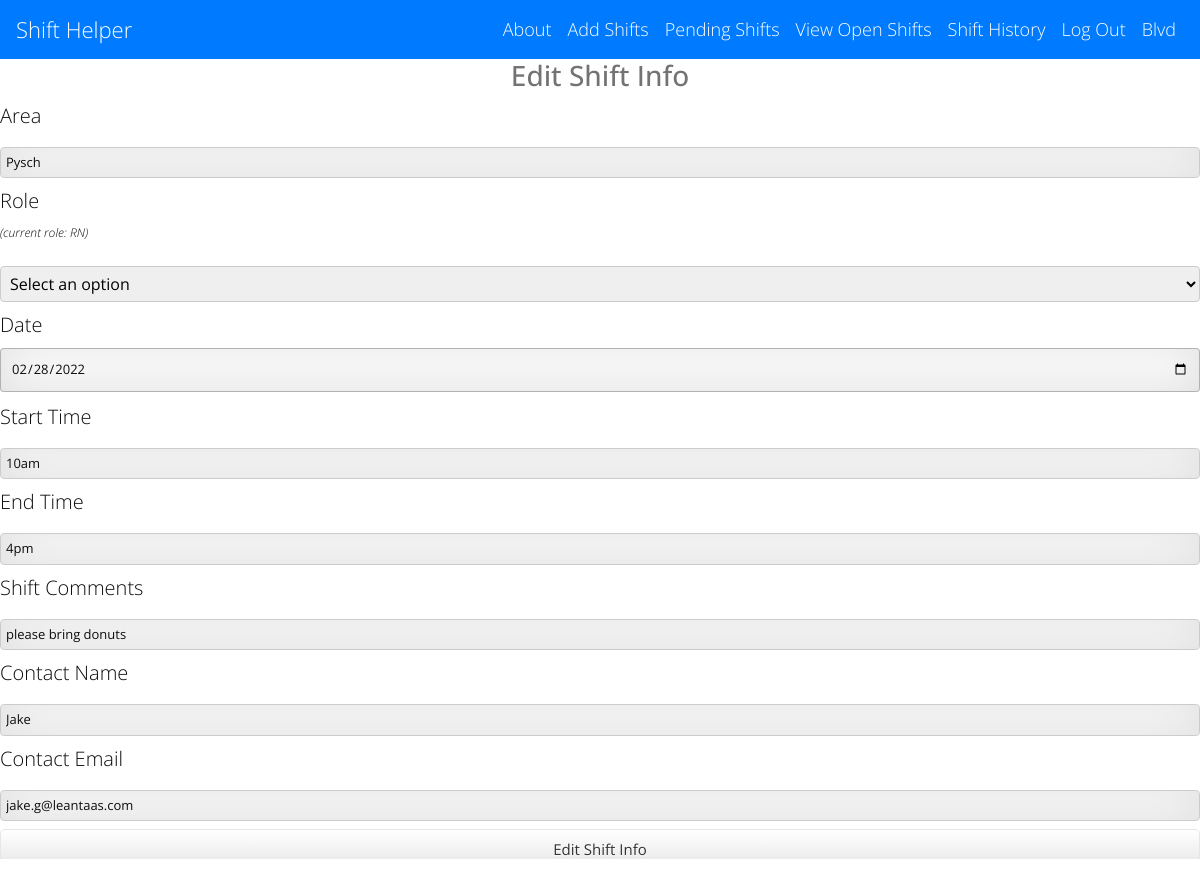
Page /edit_shift?id=1 (signed in) on the committed database.
### main.py (models this page shows)
class Hospital(UserMixin, db.Model):
    id = db.Column(db.Integer, primary_key=True)
    hospital_name = db.Column(db.String(1000))
    admin_name = db.Column(db.String(1000))
    admin_email = db.Column(db.String(100))
    admin_password = db.Column(db.String(1000))
    staff_password = db.Column(db.String(1000))
    created_date = db.Column(db.TIMESTAMP)

class Shifts(db.Model):
    shift_id = db.Column(db.Integer, primary_key=True)
    hospital_id = db.Column(db.Integer)
    area = db.Column(db.String)
    role = db.Column(db.String)
    date = db.Column(db.Date)
    start_time = db.Column(db.String)
    end_time = db.Column(db.String)
    comments = db.Column(db.String)
    status = db.Column(db.String)
    picked_up_by = db.Column(db.String)
    approved_dt_tm = db.Column(db.TIMESTAMP)
    create_dt_tm = db.Column(db.TIMESTAMP)
    contact_name = db.Column(db.String)
    contact_email = db.Column(db.String)

### main.py (the view, shortened to what this page needs)
@app.route('/edit_shift', methods=['GET', 'POST'])
@login_required
def edit_shift():
    cur_hospital = Hospital.query.get(current_user.id)
    shift_id = request.args.get('id')
    shift_info = Shifts.query.get(shift_id)
    print(shift_info.area)
    return render_template("edit_shift.html", shift=shift_info, hospital=cur_hospital, logged_in=True)

### main.py (called while the page is built)
@login_manager.user_loader
def load_user(user_id):
    return Hospital.query.get(int(user_id))

### templates/edit_shift.html (shortened to what this page needs)
{% extends 'base.html' %}
{% block content %}
<body>
<div class="edit-shift-form">
    <h3>Edit Shift Info</h3>
    <form class="edit-shift-form" action="{{ url_for('edit_shift') }}" method="POST">
        <label>Area</label>
        <input type="text" name="area" value="{{ shift.area }}">
        <label for="role">Role</label>
        <p id="current_role">(current role: {{ shift.role }})</p>
        <select name="role" id="role">
            <option value="{{ shift.role }}" selected hidden>Select an option</option>
        </select>
        <label for="date">Date</label>
        <input type="date" name="date" value="{{ shift.date }}">
        <label for="start_time">Start Time</label>
        <input type="text" name="start_time" value="{{ shift.start_time }}">
        <label for="end_time">End Time</label>
        <input type="text" name="end_time" value="{{ shift.end_time }}">
        <label for="comments">Shift Comments</label>
        <input type="text" name="comments" value="{{ shift.comments }}">
        <label for="contact_name">Contact Name</label>
        <input type="text" name="contact_name" value="{{ shift.contact_name }}">
        <label for="contact_email">Contact Email</label>
        <input type="text" name="contact_email" value="{{ shift.contact_email }}">
        <button type="submit" class="btn btn-block btn-large">Edit Shift Info</button>
    </form>
</div>
</body>
{% endblock %}

### templates/base.html (shortened to what this page needs)
<!DOCTYPE html>
<html>
<head>
    <link rel="stylesheet" href="//use.fontawesome.com/releases/v5.0.7/css/all.css">
    <link rel="stylesheet" href="https://stackpath.bootstrapcdn.com/bootstrap/4.5.2/css/bootstrap.min.css">
    <link rel="stylesheet" type="text/css" href="https://cdn.datatables.net/1.11.4/css/jquery.dataTables.min.css">
    <link rel="stylesheet" href="{{ url_for('static', filename='css/styles.css')}}">
</head>
<body>
<nav class="navbar navbar-expand-lg navbar-dark bg-primary">
  <a class="navbar-brand" href="/">Shift Helper</a>
  <div class="collapse navbar-collapse">
      <ul class = "navbar-nav ml-auto">
          <li class="nav-item">
              <a class="nav-link" href="{{ url_for('about') }}">About</a>
          </li>
          {% if logged_in: %}
              {% if current_user.is_authenticated: %}
          <li class="nav-item">
              <a class="nav-link" href="{{ url_for('add_shifts') }}">Add Shifts</a>
          </li>
          <li class="nav-item">
              <a class="nav-link" href="{{ url_for('pending_shifts') }}">Pending Shifts</a>
          </li>
              {% endif %}
          <li class="nav-item">
              <a class="nav-link" href="{{ url_for('shifts', hospital_id=hospital.id) }}">View Open Shifts</a>
          </li>
        <li class="nav-item">
              <a class="nav-link" href="{{ url_for('shift_history', hospital_id=hospital.id) }}">Shift History</a>
          </li>
          <li class="nav-item">
              <a class="nav-link" href="{{ url_for('logout') }}">Log Out</a>
          </li>
          <li class="nav-item">
              <a class="nav-link" href="">{{ hospital.hospital_name }}</a>
          </li>
          {% endif %}
      </ul>
  </div>
</nav>
       {% block content %}
       {% endblock %}
</body>
</html>

### static/css/styles.css (style rules this page uses)
.btn { display: inline-block; *display: inline; *zoom: 1; padding: 4px 10px 4px; margin-bottom: 0; font-size: 13px; line-height: 18px; color: #333333; text-align: center;text-shadow: 0 1px 1px rgba(255, 255, 255, 0.75); vertical-align: middle; background-color: #f5f5f5; background-image: -moz-linear-gradient(top, #ffffff, #e6e6e6); background-image: -ms-linear-gradient(top, #ffffff, #e6e6e6); background-image: -webkit-gradient(linear, 0 0, 0 100%, from(#ffffff), to(#e6e6e6)); background-image: -webkit-linear-gradient(top, #ffffff, #e6e6e6); background-image: -o-linear-gradient(top, #ffffff, #e6e6e6); background-image: linear-gradient(top, #ffffff, #e6e6e6); background-repeat: repeat-x; filter: progid:dximagetransform.microsoft.gradient(startColorstr=#ffffff, endColorstr=#e6e6e6, GradientType=0); border-color: #e6e6e6 #e6e6e6 #e6e6e6; border-color: rgba(0, 0, 0, 0.1) rgba(0, 0, 0, 0.1) rgba(0, 0, 0, 0.25); border: 1px solid #e6e6e6; -webkit-border-radius: 4px; -moz-border-radius: 4px; border-radius: 4px; -webkit-box-shadow: inset 0 1px 0 rgba(255, 255, 255, 0.2), 0 1px 2px rgba(0, 0, 0, 0.05); -moz-box-shadow: inset 0 1px 0 rgba(255, 255, 255, 0.2), 0 1px 2px rgba(0, 0, 0, 0.05); box-shadow: inset 0 1px 0 rgba(255, 255, 255, 0.2), 0 1px 2px rgba(0, 0, 0, 0.05); cursor: pointer; *margin-left: .3em; }
.btn-large { padding: 9px 14px; font-size: 15px; line-height: normal; -webkit-border-radius: 5px; -moz-border-radius: 5px; border-radius: 5px; }
.btn-block { width: 100%; display:block; margin-bottom:20px; }
* { -webkit-box-sizing:border-box; -moz-box-sizing:border-box; -ms-box-sizing:border-box; -o-box-sizing:border-box; box-sizing:border-box; }
html { width: 100%; height:100%; overflow:scroll; }
body { width: 100%; height:100%; font-family: 'Open Sans', Arial, sans-serif; font-weight:200; background: #ffffff; color: rgba(0, 0, 0, 0.55); filter: progid:DXImageTransform.Microsoft.gradient( startColorstr='#3E1D6D', endColorstr='#092756',GradientType=1 ); }
.navbar-brand { font-size: 22px; font-family: "Open Sans", Arial, sans-serif; }
.navbar-dark .navbar-nav .nav-link { color: white; font-size: 18px; }
.navbar-collapse { color: white; }
input { width: 100%; margin-bottom: 10px; border: none; outline: none; padding: 10px; font-size: 13px; color: #0d0d0d; border: 1px solid rgba(0,0,0,0.3); border-radius: 4px; box-shadow: inset 0 -5px 45px rgba(100,100,100,0.2), 0 1px 1px rgba(255,255,255,0.2); -webkit-transition: box-shadow .5s ease; -moz-transition: box-shadow .5s ease; -o-transition: box-shadow .5s ease; -ms-transition: box-shadow .5s ease; transition: box-shadow .5s ease; }
.edit-shift-form { width: 100%; height: 100%; overflow: scroll; }
.edit-shift-form h3 { text-align: center; color: rgba(0, 0, 0, 0.55); }
.edit-shift-form p { text-align: left; font-size: 12px; color: #0d0d0d; font-style: italic; }
.edit-shift-form input[type=text], select { width: 100%; padding: 5px 5px; margin: 8px 0; display: inline-block; border: 1px solid #ccc; border-radius: 4px; box-sizing: border-box; }
.edit-shift-form label { color: #0d0d0d; font-size: 20px; }

### rows in the picture
Hospital: hospital_name "Blvd"
Shifts: area "Pysch", role "RN", date "02/28/2022", start_time "10am", end_time "4pm", comments "please bring donuts", contact_name "Jake", contact_email "jake.g@leantaas.com"
